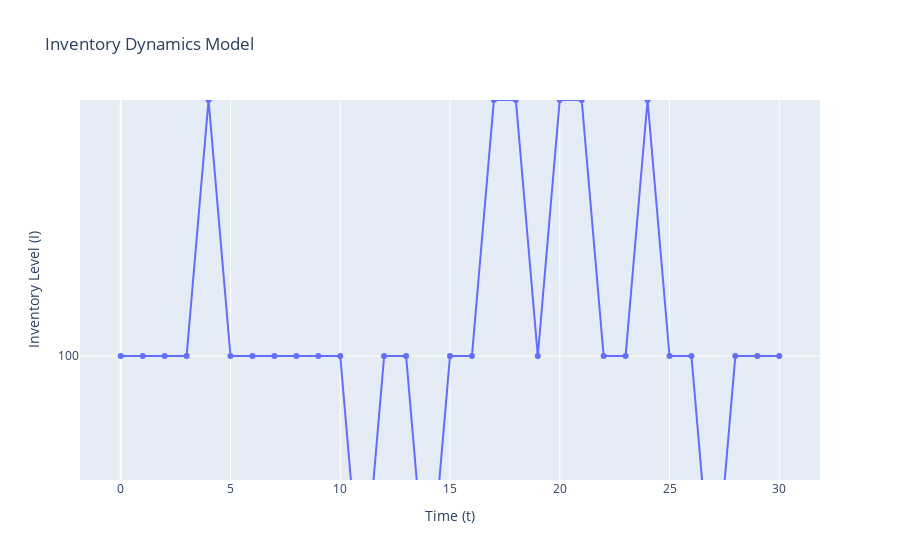

Notebook cell for this chart:
### Markdown cell above
## 6. Inventory Dynamics Model in a Production Economy

This model captures inventory dynamics within a production economy, showing how firms adjust inventory levels over time based on demand.

### Equations
Let:
- \( I_t \) denote inventory at time \( t \),
- \( P_t \) denote production at time \( t \),
- \( D_t \) denote demand at time \( t \).

The inventory change equation:
$$
I_{t+1} = I_t + P_t - D_t
$$

Production adjustment towards target inventory \( I^* \):
$$
P_t = k (I^* - I_t) + D_t
$$

### Code cell
# Parameters for Inventory Dynamics Model
I_star = 100  # Target inventory level
k = 0.8       # Adjustment factor
initial_demand = 50  # Starting demand level
T_inventory = 30  # Number of time steps

# Initial inventory and demand values
inventory = [100]  # Starting inventory
demand = [initial_demand]
production = []

# Simulate Inventory Dynamics
for _ in range(T_inventory):
    I_t = inventory[-1]
    D_t = demand[-1]
    P_t = k * (I_star - I_t) + D_t
    I_next = I_t + P_t - D_t
    inventory.append(I_next)
    demand.append(D_t * 1.02)  # Assuming demand grows by 2% each period
    production.append(P_t)

# Plotting Inventory Dynamics
fig_inventory = go.Figure()
fig_inventory.add_trace(go.Scatter(x=list(range(T_inventory+1)), y=inventory, mode='lines+markers', name='Inventory'))
fig_inventory.update_layout(title="Inventory Dynamics Model", xaxis_title="Time (t)", yaxis_title="Inventory Level (I)")
fig_inventory.show()

### Figure 1 — Plotly figure (JSON) as saved in the notebook; plotly's stock layout.template omitted (floating-point values rounded to 4 significant figures)
{"data": [{"mode": "lines+markers", "name": "Inventory", "type": "scatter", "x": [0, 1, 2, 3, 4, 5, 6, 7, 8, 9, 10, 11, 12, 13, 14, 15, 16, 17, 18, 19, 20, 21, 22, 23, 24, 25, 26, 27, 28, 29, 30], "y": [100, 100, 100, 100, 100.0, 100, 100, 100, 100, 100, 100, 100.0, 100, 100, 100.0, 100, 100, 100.0, 100.0, 100, 100.0, 100.0, 100, 100, 100.0, 100, 100, 100.0, 100, 100, 100]}], "layout": {"title": {"text": "Inventory Dynamics Model"}, "xaxis": {"title": {"text": "Time (t)"}}, "yaxis": {"title": {"text": "Inventory Level (I)"}}}}
